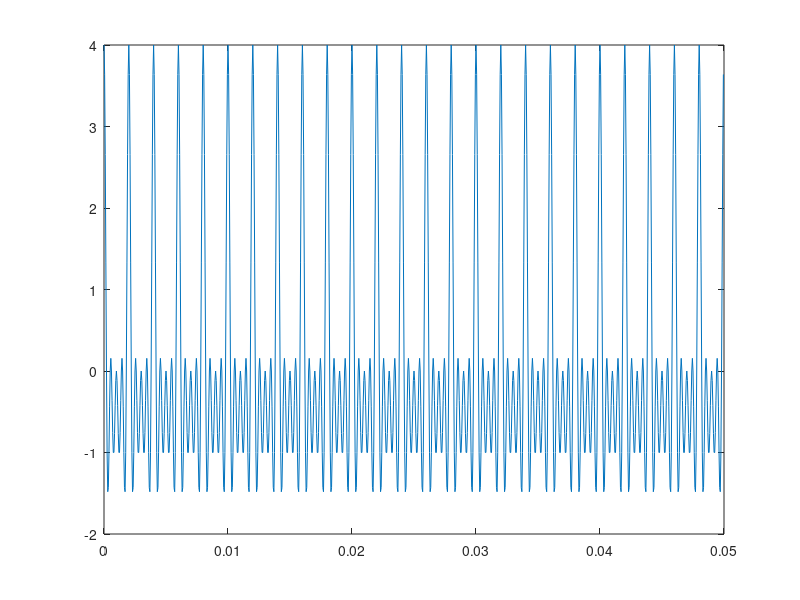
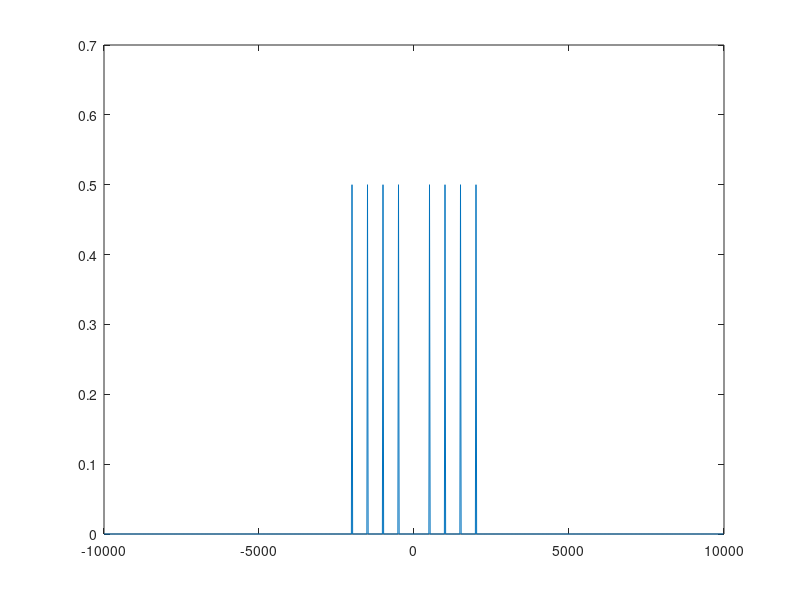
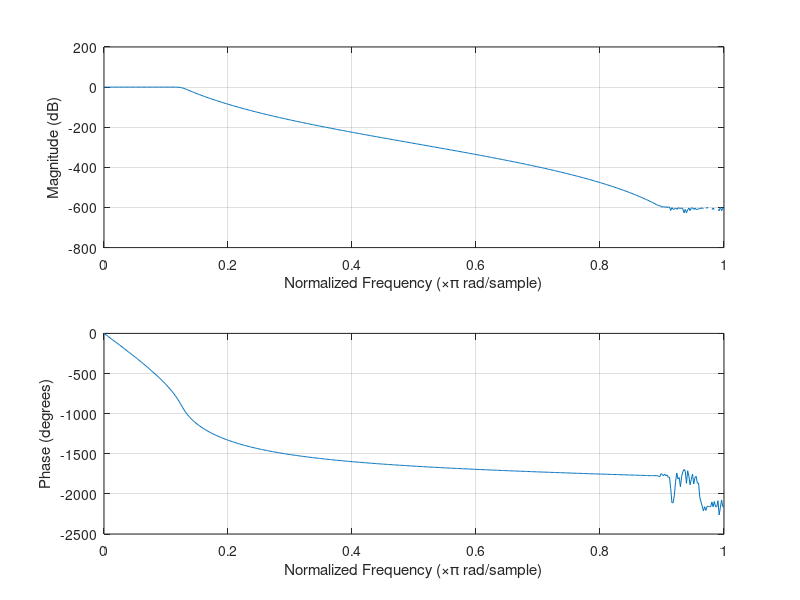
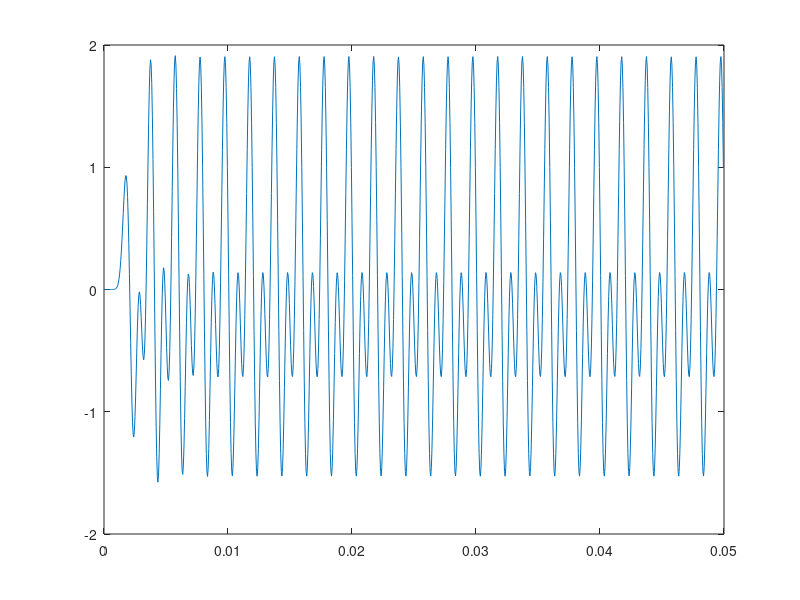

Source code (MATLAB) for these figures, in order:
f1=500;
f2=1000;
f3=1500;
f4=2000;
fs=10*max([f1,f2,f3,f4]);
N=1000;
t=(0:1:(N-1))*(1/fs);
xt=cos(2*pi*f1*t)+cos(2*pi*f2*t)+cos(2*pi*f3*t)+cos(2*pi*f4*t);
figure;plot(t,xt);
audiowrite("xt.wav",xt,fs);
delta_f=fs/N;
f=(-(N/2):1:((N/2)-1))*delta_f;
Xf=fftshift(fft(xt,N))/fs;
A=1;
T=N/fs;
Xf1=Xf/(A*T);
figure;plot(f,abs(Xf1));
E_xt=sum(abs(xt).^2)*(1/fs);
disp(E_xt);
E_Xf=((1/(2*pi))*sum(abs(Xf).^2)*((2*pi*fs)/N));
disp(E_Xf);
pkg load signal;
[b,a]=butter(20,(1250/(fs/2)));
figure;freqz(b,a);
y1t=filter(b,a,xt);
audiowrite("y1t.wav",y1t,fs);
figure;plot(t,y1t);
Y1f=fftshift(fft(y1t,N))/fs;
Y1f1=Y1f/(A*T);
figure;plot(f,abs(Y1f1));
E_y1t=sum(abs(y1t).^2)*(1/fs);
disp(E_y1t);
E_Y1f=((1/(2*pi))*sum(abs(Y1f).^2)*((2*pi*fs)/N));
disp(E_Y1f);
[z,p,k]=butter(20,(1250/(fs/2)),'high');
sos = zp2sos(z,p,k);
y2t=sosfilt(sos,xt);
figure;plot(t,y2t);
Y2f=fftshift(fft(y2t,N))/fs;
Y2f1=Y2f/(A*T);
figure;plot(f,abs(Y2f1));
audiowrite("y2t.wav",y2t,fs);
E_y2t=sum(abs(y2t).^2)*(1/fs);
disp(E_y2t);
E_Y2f=((1/(2*pi))*sum(abs(Y2f).^2)*((2*pi*fs)/N));
disp(E_Y2f);